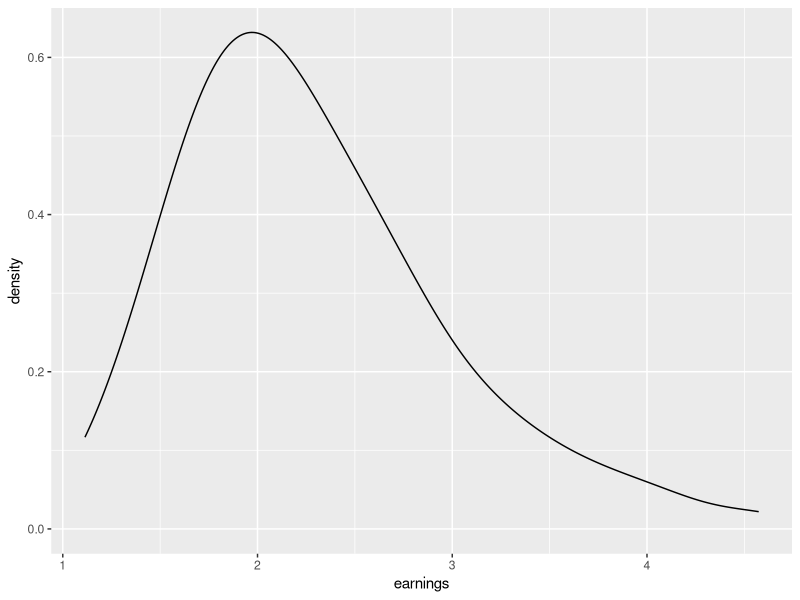
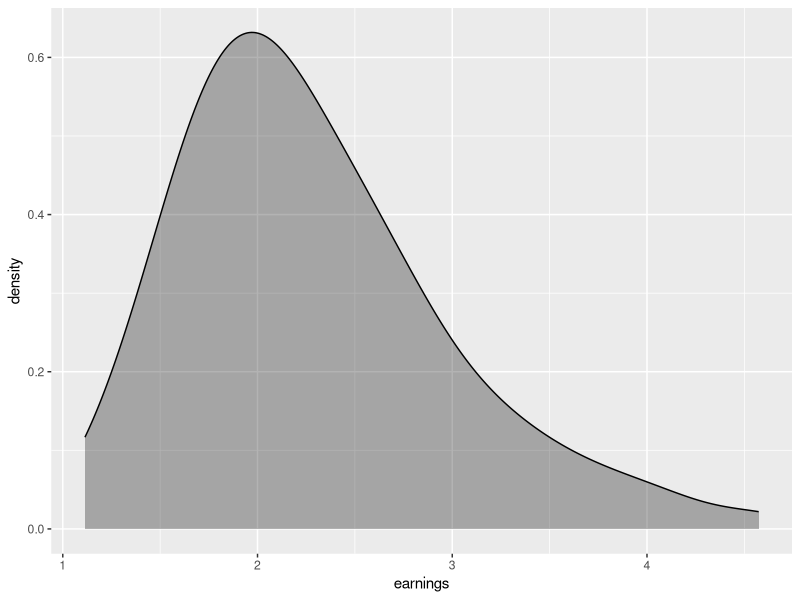
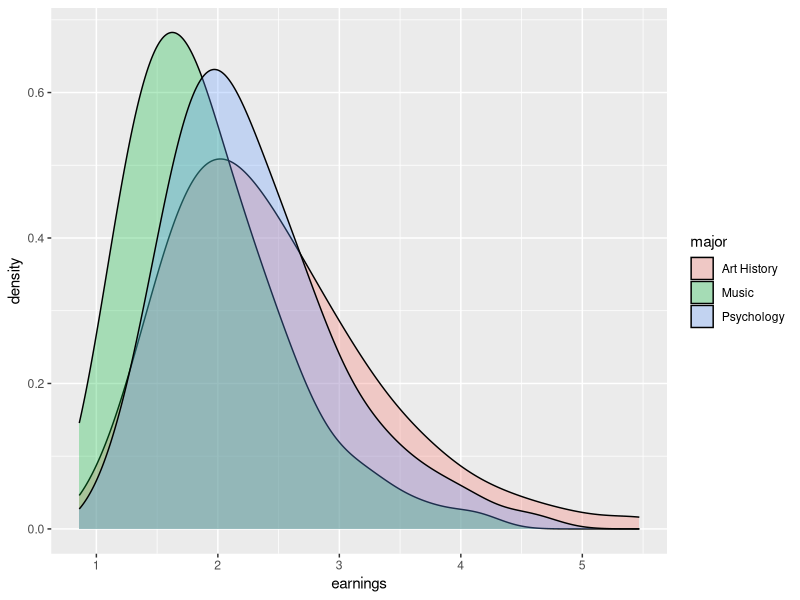
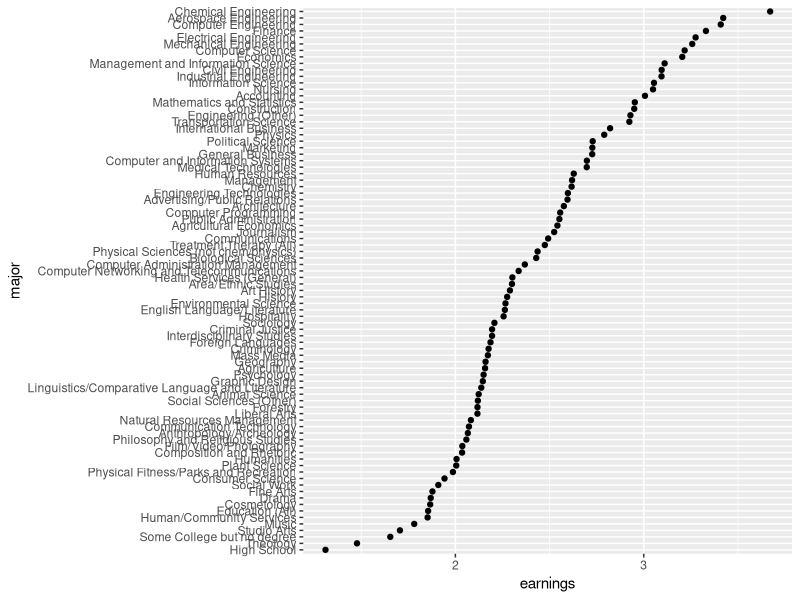
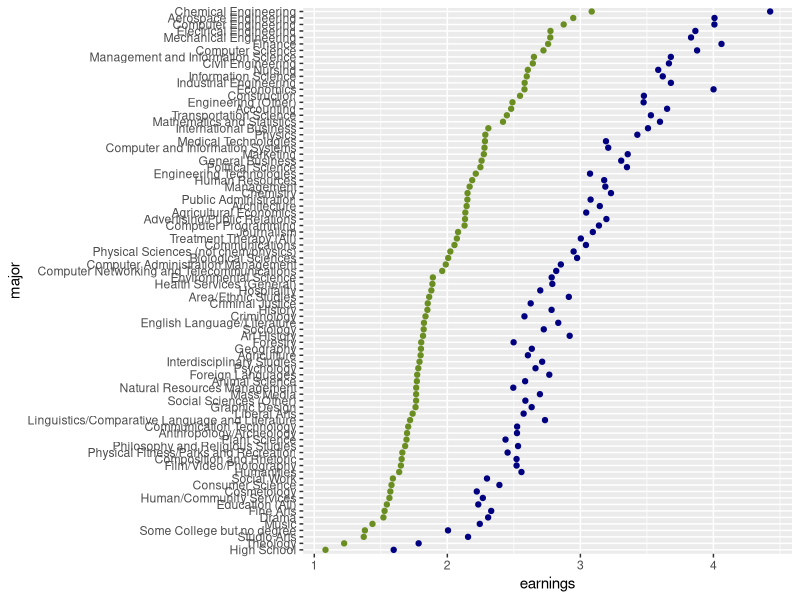
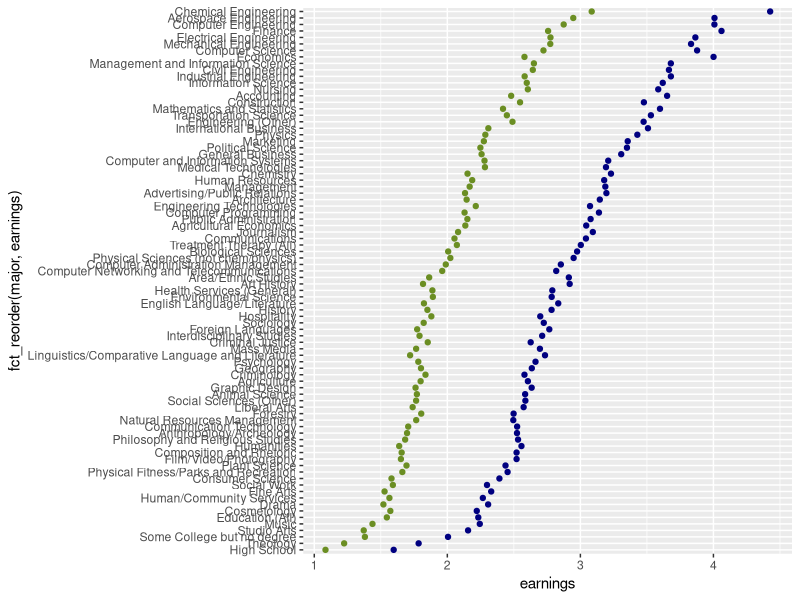
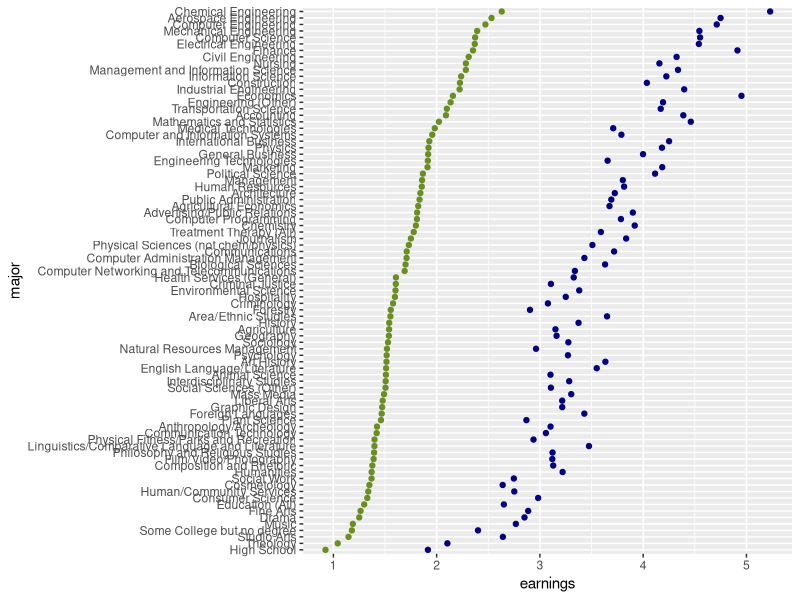
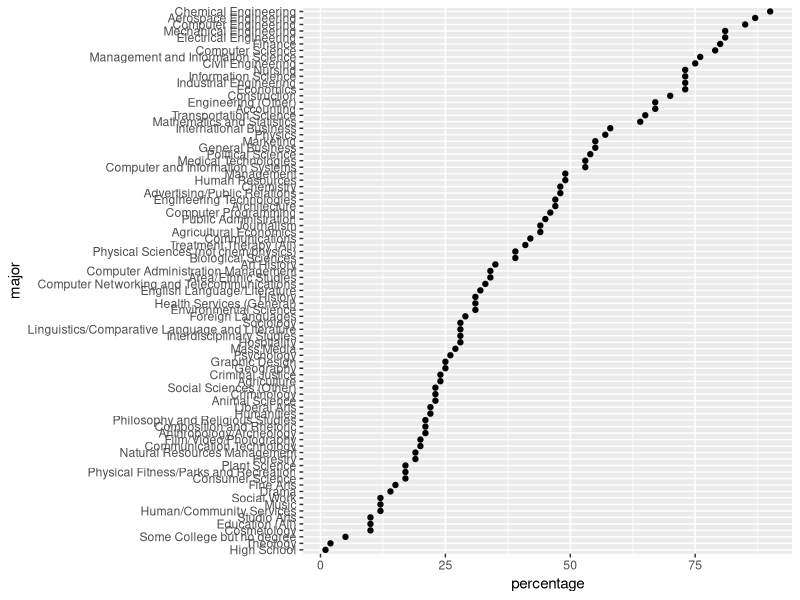

Generate these figures, in order, with R:
## ---- chunk 1
library(tidyverse)
## ---- chunk 2
majors <- read_csv("../data/majors.csv")
majors |>
  slice_sample(n = 10)
## ---- chunk 3
majors |>
  filter(major == "Psychology") |>
  ggplot(aes(x = earnings)) +
  geom_density()
## ---- chunk 4
majors |>
  filter(major == "Psychology") |>
  ggplot(aes(earnings)) +
  geom_density(fill = "black", alpha = 0.3)
## ---- chunk 5
majors |>
  filter(major %in% c("Psychology", "Music", "Art History")) |>
  ggplot(aes(earnings)) +
  geom_density(aes(fill = major), alpha = 0.3)
## ---- chunk 6
majors |>
  filter(percentile == 50) |>
  arrange(earnings) |>
  mutate(major = fct_inorder(major)) |>
  ggplot(aes(earnings, major)) +
  geom_point()
## ---- chunk 7
majors |>
  filter(percentile %in% c(25, 75)) |>
  arrange(earnings) |>
  mutate(major = fct_inorder(major),
         color = if_else(percentile == 25, "olivedrab", "navy")) |>
  ggplot(aes(earnings, major, color = color)) +
  geom_point() +
  scale_color_identity()
## ---- chunk 8
majors |>
  filter(percentile %in% c(25, 75)) |>
  arrange(earnings) |> 
  mutate(color = if_else(percentile == 25, "olivedrab", "navy")) |>
  ggplot(aes(earnings, fct_reorder(major, earnings), color = color)) +
  geom_point() +
  scale_color_identity()
## ---- chunk 9
majors |>
  filter(percentile %in% c(10, 90)) |>
  arrange(earnings) |>
  mutate(major = fct_inorder(major),
         color = if_else(percentile == 10, "olivedrab", "navy")) |>
  ggplot(aes(earnings, major)) +
  geom_point(aes(color = color)) +
  scale_color_identity()
## ---- chunk 10
majors |>
  filter(earnings >= 2.63) |>
  group_by(major) |>
  summarize(percentile = min(percentile)) |>
  mutate(percentage = 100 - percentile) |>
  arrange(percentage) |>
  mutate(major = fct_inorder(major)) |>
  ggplot(aes(percentage, major)) +
  geom_point()
## ---- chunk 11
majors |>
  filter(percentile == 50) |>
  mutate(earnings_prop = earnings / median(earnings)) |>
  arrange(earnings_prop) |>
  mutate(major = fct_inorder(major)) |>
  ggplot(aes(earnings_prop, major)) +
  geom_point() +
  labs(
    x = "Proportion of median earnings (all majors)",
    y = "Undergraduate major",
    title = "Proportion of median earnings of all majors by major"
  )
